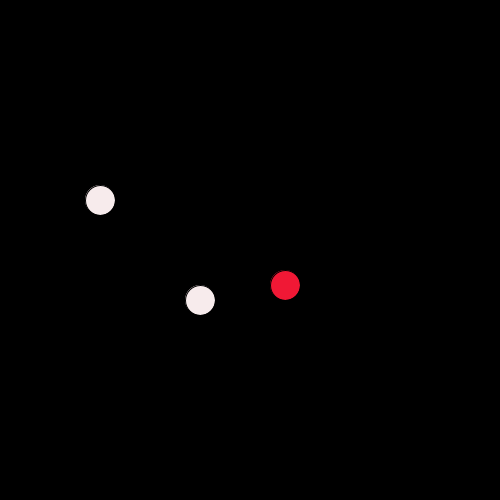
Frame 1 (no input)
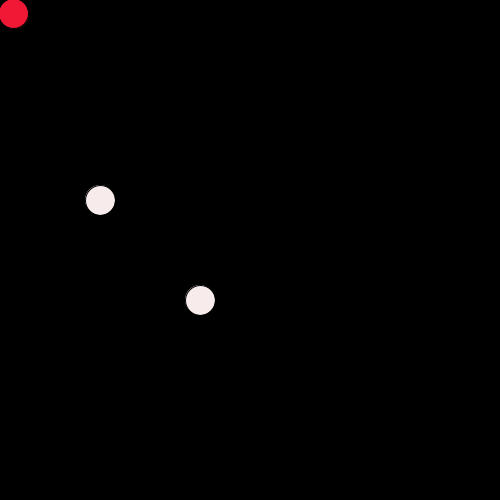
Frame 60 (the mouse pressed at the canvas centre just before this capture)
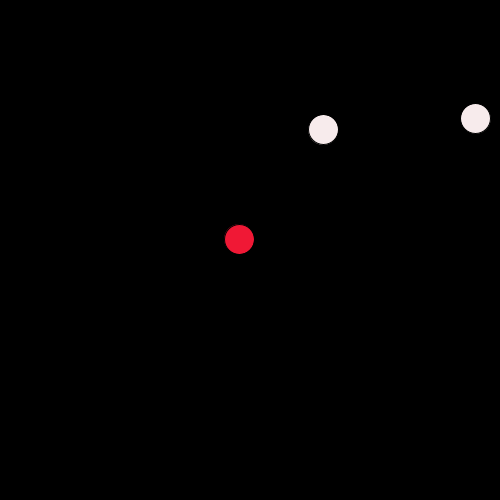
Frame 120 (the mouse held since frame 60 and released just before this capture)

The Processing sketch that drew these frames (run headless with seeded random() and noise(); from frame 60 on, the mouse is pressed at the canvas centre):

// Processing sketch: processing_132712
// ── processing_132712.pde

//if statements, for loops,

Food f1, f2;
Player1 p1;


void setup () {
  size(500, 500);
  frameRate(24);
  f1 = new Food(200,300,92);
  f2 = new Food(100,200,92);
  p1 = new Player1(300,300,.05);
}

void draw(){
  background(0);
  f1.display();
  f2.display();
  p1.display();
}
 

class Food {
  int timer = 0;
  float fX;
  float fY;
  int respawn;

  Food(float tempX, float tempY, int tempTime) {
    fX = tempX;
    fY = tempY;
    respawn = tempTime;
  }

  void display() {
    timer++;
    if (timer >= respawn) {
      fX = random(width);
      fY = random(height);
      timer = 0;
    }
    float distance = dist(p1.pX, p1.pY, fX, fY);
    if (distance < 20) {
      fX = random(width);
      fY = random(height);
      timer = 0;
      println("collision");
    }
    fill(#F7EBEC);
    ellipse(fX, fY, 30, 30);
  }
}

class Player1 {
  float pX;
  float pY;
  float easing;

  Player1(float tempX, float tempY, float tempEasing) {
    pX= tempX;
    pY= tempY;
    easing = tempEasing;
  }

  void display() {
    float targetX = mouseX;
    float targetY = mouseY;
    pX += (targetX - pX) * easing;
    pY += (targetY - pY) * easing;
    fill(#F01835);
    ellipse(pX, pY, 30, 30);
  }
}
